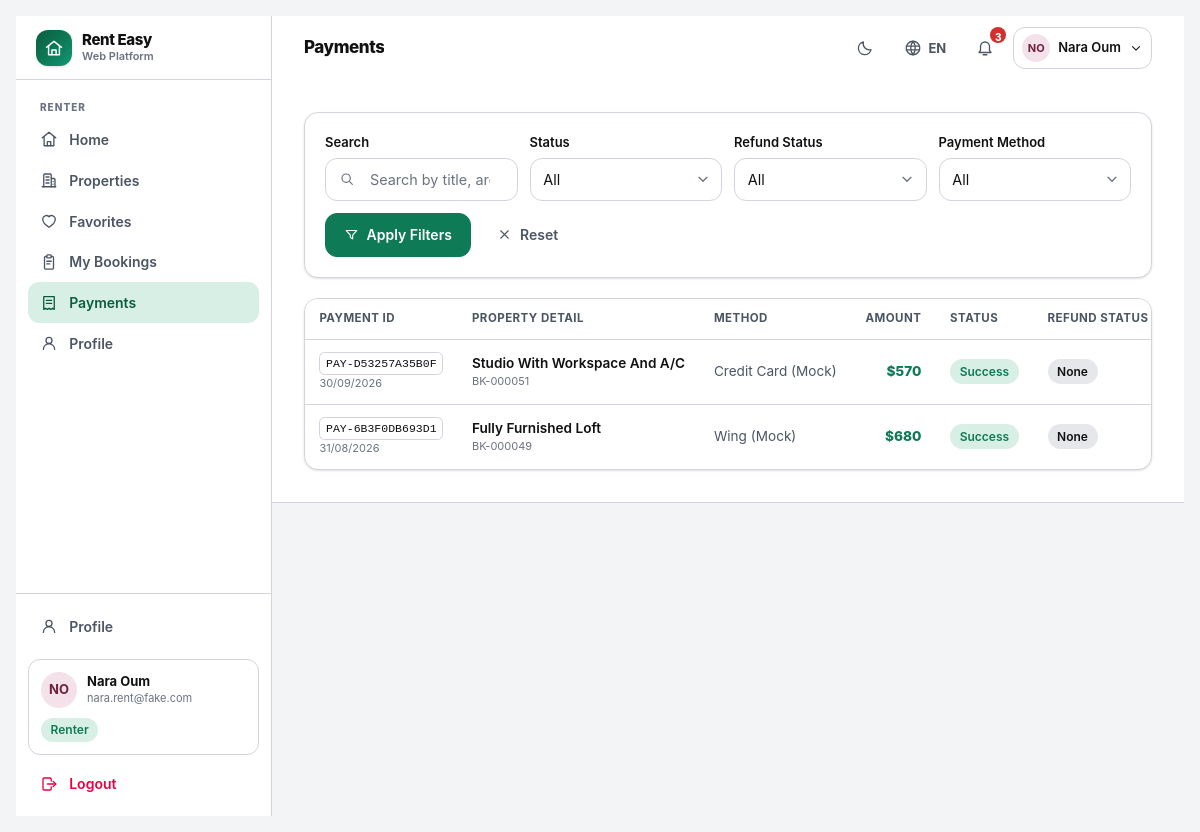
Page /rent/payments/ (signed in) on the committed database.
### accounts/models.py (models this page shows, shortened)
class User(AbstractBaseUser, PermissionsMixin):
    email = models.EmailField(unique=True, max_length=254)
    username = models.CharField(max_length=30, unique=True, validators=[USERNAME_VALIDATOR])
    full_name = models.CharField(max_length=120, blank=True)
    role = models.CharField(max_length=16, choices=Role.choices, default=Role.RENTER, db_index=True)
    is_active = models.BooleanField(default=True)
    is_staff = models.BooleanField(default=False)
    date_joined = models.DateTimeField(default=timezone.now)
    last_login_at = models.DateTimeField(null=True, blank=True)
    objects = UserManager()
    USERNAME_FIELD = "email"
    REQUIRED_FIELDS = ["username"]
    class Meta:
        ordering = ["full_name", "email"]
        indexes = [models.Index(fields=["role", "is_active"])]
    @property
    def display_name(self) -> str:
        return self.full_name.strip() or self.username or self.email
    @property
    def is_renter(self) -> bool:
        return self.role == Role.RENTER
    @property
    def avatar_hue(self) -> int:
        digest = sum(ord(c) for c in self.email)
        return (digest * 37) % 360

### payments/models.py (models this page shows, shortened)
class Payment(models.Model):
    class Status(models.TextChoices):
        SUCCESS = "Success", "Success"
        FAILED = "Failed", "Failed"
    class RefundStatus(models.TextChoices):
        NONE = "None", "None"
        PENDING = "Pending", "Pending"
        PROCESSED = "Processed", "Processed"
    class Method(models.TextChoices):
        ABA = "ABA Pay (Mock)", "ABA Pay (Mock)"
        WING = "Wing (Mock)", "Wing (Mock)"
        CARD = "Credit Card (Mock)", "Credit Card (Mock)"
    reference = models.CharField(max_length=24, unique=True, editable=False)
    property = models.ForeignKey(
        "listings.Property", on_delete=models.SET_NULL, null=True, blank=True, related_name="payments"
    )
    user = models.ForeignKey(settings.AUTH_USER_MODEL, on_delete=models.CASCADE, related_name="payments")
    booking = models.ForeignKey(
        "bookings.Booking", on_delete=models.SET_NULL, null=True, blank=True, related_name="payment_records"
    )
    amount = models.DecimalField(max_digits=10, decimal_places=2, validators=[MinValueValidator(0)])
    method = models.CharField(max_length=32, choices=Method.choices, default=Method.ABA)
    status = models.CharField(max_length=10, choices=Status.choices, default=Status.SUCCESS, db_index=True)
    refund_status = models.CharField(max_length=12, choices=RefundStatus.choices, default=RefundStatus.NONE)
    refunded_amount = models.DecimalField(max_digits=10, decimal_places=2, default=Decimal("0.00"))
    created_at = models.DateTimeField(default=timezone.now)
    refunded_at = models.DateTimeField(null=True, blank=True)
    class Meta:
        ordering = ["-created_at"]
        indexes = [models.Index(fields=["user", "-created_at"]), models.Index(fields=["status", "-created_at"])]
    @builtins.property
    def property_title(self) -> str:
        if self.property_id:
            return self.property.title
        if self.booking_id:
            return self.booking.property_title
        return "—"

### listings/models.py (models this page shows, shortened)
class Property(models.Model):
    title = models.CharField(max_length=160)
    location = models.CharField(max_length=160, db_index=True)
    price_per_month = models.DecimalField(
        max_digits=10, decimal_places=2, validators=[MinValueValidator(0)], db_index=True
    )
    bedrooms = models.PositiveSmallIntegerField(default=1)
    bathrooms = models.PositiveSmallIntegerField(default=1)
    description = models.TextField(blank=True)
    owner = models.ForeignKey(settings.AUTH_USER_MODEL, on_delete=models.CASCADE, related_name="properties")
    created_at = models.DateTimeField(default=timezone.now)
    updated_at = models.DateTimeField(auto_now=True)
    objects = PropertyQuerySet.as_manager()
    class Meta:
        ordering = ["-created_at"]
        indexes = [
            models.Index(fields=["owner", "-created_at"]),
            models.Index(fields=["location", "price_per_month"]),
        ]

### bookings/models.py (models this page shows, shortened)
class Booking(models.Model):
    property = models.ForeignKey("listings.Property", on_delete=models.CASCADE, related_name="bookings")
    renter = models.ForeignKey(settings.AUTH_USER_MODEL, on_delete=models.CASCADE, related_name="renters_bookings")
    owner = models.ForeignKey(settings.AUTH_USER_MODEL, on_delete=models.CASCADE, related_name="owners_bookings")
    status = models.CharField(max_length=16, choices=BookingStatus.choices, default=BookingStatus.PENDING, db_index=True)
    monthly_rent = models.DecimalField(max_digits=10, decimal_places=2)
    move_in_date = models.DateField(null=True, blank=True)
    lease_months = models.PositiveSmallIntegerField(default=12)
    note = models.TextField(blank=True)
    payment = models.ForeignKey(
        "payments.Payment",
        on_delete=models.SET_NULL,
        null=True,
        blank=True,
        related_name="bookings",
    )
    created_at = models.DateTimeField(default=timezone.now)
    approved_at = models.DateTimeField(null=True, blank=True)
    rejected_at = models.DateTimeField(null=True, blank=True)
    cancelled_at = models.DateTimeField(null=True, blank=True)
    class Meta:
        ordering = ["-created_at"]
        indexes = [
            models.Index(fields=["renter", "-created_at"]),
            models.Index(fields=["owner", "-created_at"]),
            models.Index(fields=["status", "-created_at"]),
        ]
    @builtins.property
    def reference(self) -> str:
        return f"BK-{self.pk:06d}" if self.pk else "BK-—"

### payments/views.py (the view)
# urls.py: path("rent/payments/", views.renter_list, name="renter_list"),
@require_GET
@login_required
@role_guard("is_renter")
def renter_list(request):
    form = PaymentFilterForm(request.GET or None)
    data = form.cleaned_data if form.is_bound and form.is_valid() else {}
    if not form.is_valid():
        form = PaymentFilterForm()
    queryset = (
        Payment.objects.filter(user=request.user)
        .select_related("property", "booking", "user")
        .order_by("-created_at")
    )
    if data.get("status") and data["status"] != "all":
        if data["status"] == "Refunded":
            queryset = queryset.filter(refund_status=Payment.RefundStatus.PROCESSED)
        else:
            queryset = queryset.filter(status=data["status"])
    if data.get("refund") and data["refund"] != "all":
        queryset = queryset.filter(refund_status=data["refund"])
    if data.get("method") and data["method"] != "all":
        queryset = queryset.filter(method=data["method"])
    if (query := (data.get("q") or "").strip()):
        queryset = queryset.filter(
            Q(property__title__icontains=query) | Q(reference__icontains=query) | Q(property__location__icontains=query)
        )
    focus_raw = (request.GET.get("focus") or "").strip()
    try:
        focus = int(focus_raw) if focus_raw else None
    except ValueError:
        focus = None
    return render(
        request,
        "payments/renter_list.html",
        {"payments": list(queryset), "form": form, "focus": focus, "query": (data.get("q") or "")},
    )

### templates/payments/renter_list.html (shortened to what this page needs)
{% extends "base.html" %}
{% load ui humanize %}
{% block page_title %}{% t 'payments' %}{% endblock %}
{% block content %}
<div class="space-y-5">
  <section class="app-card p-4 sm:p-5">
    <form method="get" class="grid gap-3 sm:grid-cols-2 lg:grid-cols-4">
      <div>
        <label class="form-label" for="id_q">{% t 'search' %}</label>
        <div class="relative">
          <span class="pointer-events-none absolute start-3.5 top-1/2 -translate-y-1/2 text-ink-3">{% icon "search" 16 %}</span>
          <input type="search" name="q" id="id_q" value="{{ query }}" class="form-input ps-11" placeholder="{% t 'search_placeholder' %}">
        </div>
      </div>
      <div>
        <label class="form-label" for="id_status">{% t 'status' %}</label>
        <select name="status" id="id_status" class="form-input" data-auto-submit>
          {% for value, label in form.fields.status.choices %}
            <option value="{{ value }}" {% if form.status.value == value %}selected{% endif %}>{{ label|default:value }}</option>
          {% endfor %}
        </select>
      </div>
      <div>
        <label class="form-label" for="id_refund">{% t 'refund_status' %}</label>
        <select name="refund" id="id_refund" class="form-input" data-auto-submit>
          {% for value, label in form.fields.refund.choices %}
            {% refund_option value as ro %}<option value="{{ value }}" {% if form.refund.value == value %}selected{% endif %}>{{ ro.label }}</option>
          {% endfor %}
        </select>
      </div>
      <div>
        <label class="form-label" for="id_method">{% t 'payment_method' %}</label>
        <select name="method" id="id_method" class="form-input" data-auto-submit>
          {% for value, label in form.fields.method.choices %}
            <option value="{{ value }}" {% if form.method.value == value %}selected{% endif %}>{{ label|default:value }}</option>
          {% endfor %}
        </select>
      </div>
      <div class="flex items-end gap-2 sm:col-span-2 lg:col-span-4">
        <button type="submit" class="btn btn-primary">{% icon "filter" 15 %} {% t 'apply_filters' %}</button>
        <a href="{% url 'payments:renter_list' %}" class="btn btn-ghost">{% icon "x" 15 %} {% t 'reset' %}</a>
      </div>
    </form>
  </section>
  {% if payments %}
    <div class="table-wrap app-card overflow-hidden">
      <table class="data-table">
        <thead>
          <tr>
            <th class="text-start">{% t 'payment_id' %}</th>
            <th class="text-start">{% t 'property_detail' %}</th>
            <th class="text-start">{% t 'method' %}</th>
            <th class="text-end">{% t 'amount' %}</th>
            <th class="text-start">{% t 'status' %}</th>
            <th class="text-start">{% t 'refund_status' %}</th>
          </tr>
        </thead>
        <tbody>
          {% for payment in payments %}
            <tr {% if payment.pk == focus %}data-focus-id class="is-selected"{% endif %}>
              <td class="whitespace-nowrap">
                <button type="button" class="kbd hover:border-primary" data-copy="{{ payment.reference }}" title="{{ payment.reference }}">{{ payment.reference }}</button>
                <span class="block text-[11px] text-ink-3">{{ payment.created_at|short_date }}</span>
              </td>
              <td class="min-w-[11rem]">
                <span class="block truncate font-semibold">{{ payment.property_title }}</span>
                {% if payment.booking_id %}<span class="block text-[11px] text-ink-3">{{ payment.booking.reference }}</span>{% endif %}
              </td>
              <td class="whitespace-nowrap text-ink-2">{% method_label payment.method as m %}{{ m.label }}</td>
              <td class="whitespace-nowrap text-end font-extrabold text-primary">{{ payment.amount|usd }}</td>
              <td>{% payment_status payment as ps %}<span class="pill {{ ps.css }}">{{ ps.label }}</span></td>
              <td>{% refund_status payment as rs %}<span class="pill {{ rs.css }}">{{ rs.label }}</span></td>
            </tr>
          {% endfor %}
        </tbody>
      </table>
    </div>
  {% else %}
    {% url 'payments:renter_list' as reset_url %}
  {% endif %}
</div>
{% endblock %}

### templates/base.html (shortened to what this page needs)
{% load static ui i18n %}<!doctype html>
<html lang="{{ LANG }}" class="{% if IS_DARK %}dark{% endif %}">
<head>
<link rel="stylesheet" href="{% static 'css/app.css' %}">
</head>
<body class="min-h-screen bg-canvas text-ink font-sans antialiased">
<div class="flex min-h-screen">
  {% if user.is_authenticated %}
  <aside class="hidden lg:flex lg:w-64 xl:w-72 shrink-0 flex-col border-r border-hairline bg-surface">
    <div class="flex h-16 items-center gap-2.5 border-b border-hairline px-5">
      <span class="grid h-9 w-9 place-items-center rounded-xl hero-gradient text-white shadow-sm">{% icon "logo" 20 %}</span>
      <span class="flex flex-col leading-tight">
        <span class="text-[15px] font-extrabold tracking-tight">{{ SITE_NAME }}</span>
        <span class="text-[11px] font-semibold text-ink-3">{% t 'platform_tag' %}</span>
      </span>
    </div>
    {% include "partials/_nav_sidebar.html" %}
  </aside>
  {% endif %}
  <div class="flex min-w-0 flex-1 flex-col">
    {% if user.is_authenticated %}
<header class="sticky top-0 z-40 border-b border-hairline bg-surface/95 backdrop-blur">
  <div class="flex h-16 items-center gap-3 px-4 sm:px-6 lg:px-8">
    <div class="min-w-0">
      <h1 class="truncate text-[17px] font-extrabold tracking-tight">{% block page_title %}{% t 'home' %}{% endblock %}</h1>
    </div>
    <div class="ms-auto flex items-center gap-1.5 sm:gap-2">
      {% include "partials/_preferences_inline.html" %}
      {% include "partials/_notifications.html" %}
      <div class="relative" data-dropdown>
        <button type="button" data-dropdown-toggle
                class="flex items-center gap-2 rounded-xl border border-hairline px-2 py-1.5 hover:border-primary transition-colors"
                aria-haspopup="true" aria-expanded="false">
          <span class="grid h-7 w-7 place-items-center rounded-full text-[11px] font-bold"
                style="background-color: hsl({{ user.avatar_hue }} 42% 92%); color: hsl({{ user.avatar_hue }} 55% 28%);">
            {{ user.display_name|initials }}
          </span>
          <span class="hidden text-[13px] font-semibold sm:block">{{ user.display_name }}</span>
          {% icon "chevron-down" 14 %}
        </button>
            <span class="pill pill-approved mt-2">{% role_label user.role as rl %}{{ rl.label }}</span>
      </div>
    </div>
  </div>
    {% endif %}
    <main id="main" class="flex-1">
      {% block content_wrapper %}
        <div class="mx-auto w-full max-w-7xl px-4 py-6 sm:px-6 lg:px-8 lg:py-8">
          {% block content %}{% endblock %}
        </div>
      {% endblock %}
    </main>
  </div>
</div>
</body>
</html>

### templates/partials/_nav_sidebar.html (shortened to what this page needs)
{% load ui %}
<nav class="flex-1 overflow-y-auto px-3 py-4">
  {% if user.is_renter %}
    {% include "partials/_nav_group_renter.html" %}
  {% elif user.is_owner %}
    {% include "partials/_nav_group_owner.html" %}
  {% elif user.is_superadmin_role %}
    {% include "partials/_nav_group_console.html" %}
  {% endif %}
</nav>
<div class="border-t border-hairline p-3">
  <a href="{% url 'profile' %}" class="nav-item {% nav_active 'profile' 'role_select' %}">
    {% icon "user" 18 %}
    <span class="flex-1 truncate">{% t 'profile' %}</span>
  </a>
  <div class="mt-3 rounded-xl border border-hairline bg-surface-2 p-3">
    <div class="flex items-center gap-2.5">
      <span class="grid h-9 w-9 shrink-0 place-items-center rounded-full text-[13px] font-bold"
            style="background-color: hsl({{ user.avatar_hue }} 42% 92%); color: hsl({{ user.avatar_hue }} 55% 28%);">
        {{ user.display_name|initials }}
      </span>
      <span class="min-w-0 flex-1">
        <span class="block truncate text-[13px] font-bold leading-tight">{{ user.display_name }}</span>
        <span class="block truncate text-[11px] text-ink-3">{{ user.email }}</span>
      </span>
    </div>
    <span class="pill pill-approved mt-2.5">{% role_label user.role as rl %}{{ rl.label }}</span>
  </div>
  <form method="post" action="{% url 'logout' %}" class="mt-2">
    <button type="submit" class="nav-item w-full text-rose-600 hover:bg-rose-50 hover:text-rose-700 dark:text-rose-400 dark:hover:bg-rose-950/40">
      {% icon "logout" 18 %}
      <span>{% t 'logout' %}</span>
    </button>
  </form>
</div>

### rows in the picture
User: display_name|initials "NO", display_name "Nara Oum", email "nara.rent@fake.com", label "Renter"
Payment: reference "PAY-D53257A35B0F", created_at|short_date "30/09/2026", property_title "Studio With Workspace And A/C", booking.reference "BK-000051", label "Credit Card (Mock)", amount "$570", label "Success", label "None"
Payment: reference "PAY-6B3F0DB693D1", created_at|short_date "31/08/2026", property_title "Fully Furnished Loft", booking.reference "BK-000049", label "Wing (Mock)", amount "$680", label "Success", label "None"

### other values in the picture
{{ SITE_NAME }} "Rent Easy"
{{ LANG|upper }} "EN"
{{ unread_count }} "3"
form field status "All"
form field refund "All"
form field method "All"
